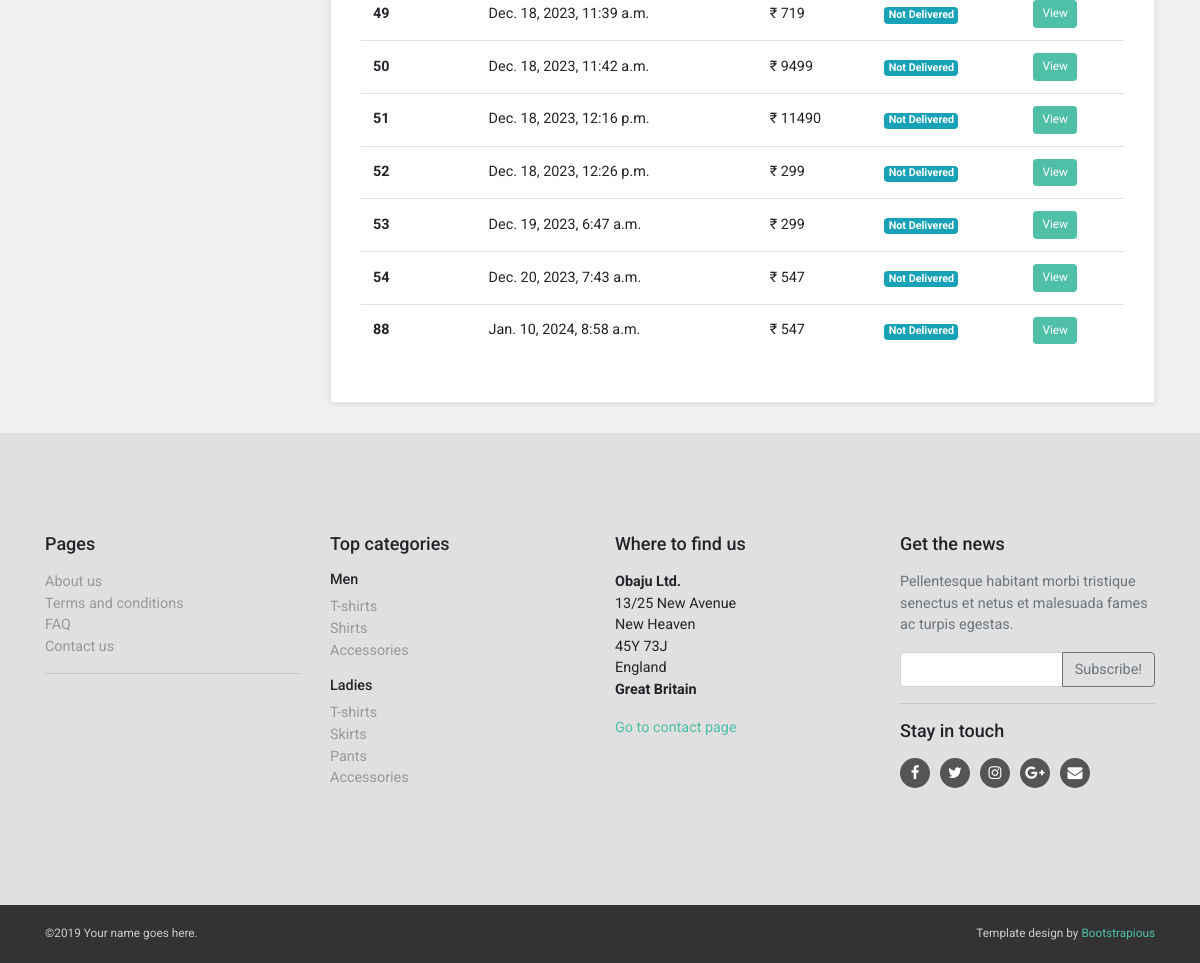
Page /orders/akash122 (signed in, lower part) on the earlier database version.
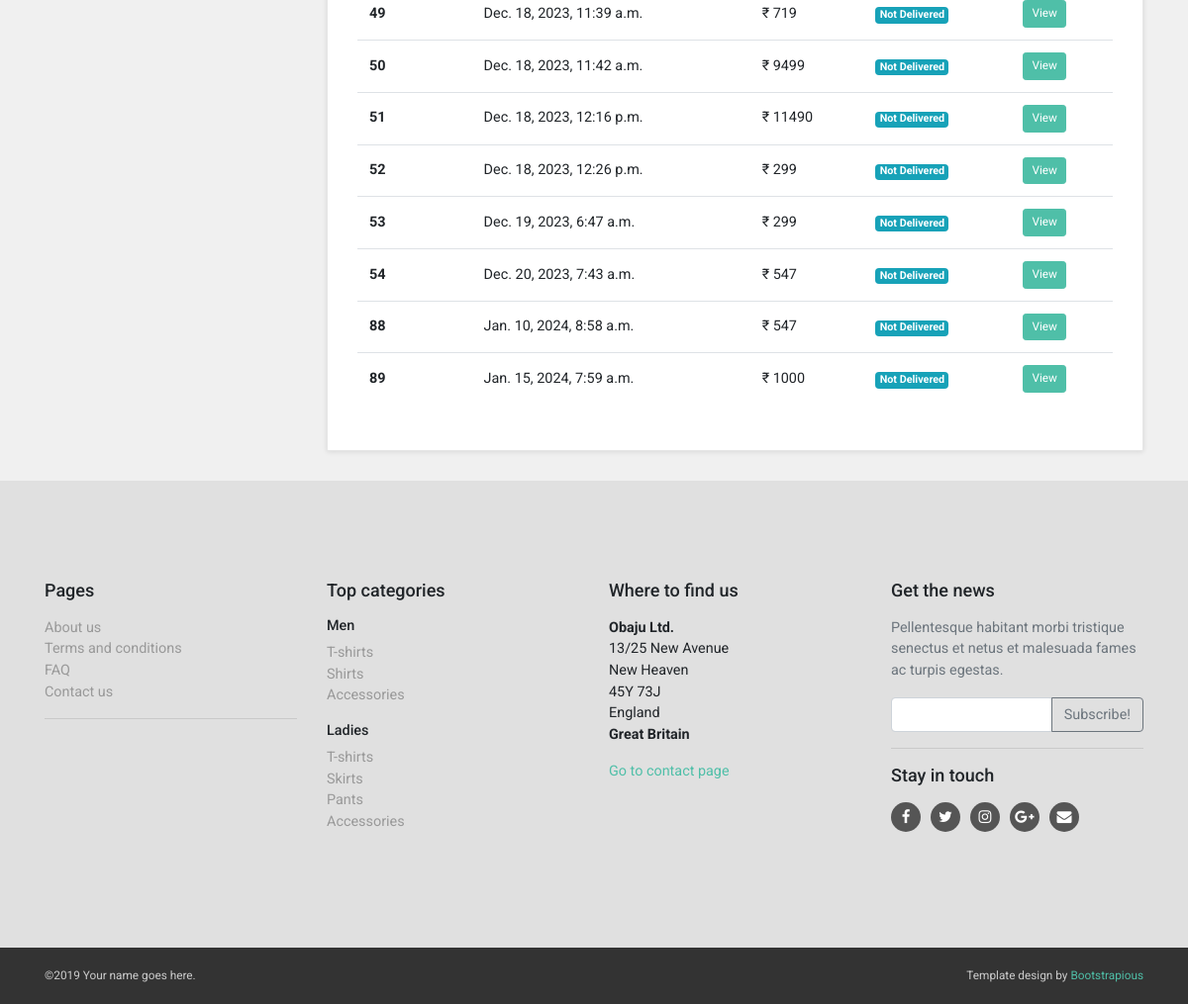
Same page on the later database version.
### orders/models.py (models this page shows, shortened)
class Order(models.Model):
    user = models.ForeignKey(User, on_delete=models.CASCADE)
    delivery_address = models.ForeignKey(Address, on_delete=models.SET_NULL, null=True)
    order_date = models.DateTimeField(auto_now_add=True)
    total_bill = models.IntegerField(blank=True, null=True)
    transaction_id = models.CharField(max_length=100, blank=True)
    payment_method = models.CharField(max_length=20, choices=payment_choices)
    is_delivered = models.BooleanField(default=False)
    is_confirmed = models.BooleanField(default=False)

### orders/views.py (the view)
# urls.py: path('orders/<str:id>', views.order),
@login_required(login_url='/register')
def order(request, id):
    price = {}
    data = Order.objects.filter(user=request.user)
    for x in data:
        sum = 0
        items = OrderItems.objects.filter(order=x)
        for y in items:
            sum += y.product.price * y.quantity
        price[x.id] = sum
    context = {
        'data' : data,
        'price' : price,
        'category' : ProductCategory.objects.all()
    }
    return render(request, 'order_template/customer-orders.html', context)

### account/models.py (called while the page is built)
    def __str__(self) -> str:
        return self.username

### templates/order_template/customer-orders.html (shortened to what this page needs)
{% extends '../base.html' %}
{% load static %}
{% block content %}
<div id="all">
  <div id="content">
    <div class="container">
      <div class="row">
        <div class="col-lg-3">
        </div>
        <div id="customer-orders" class="col-lg-9">
          <div class="box">
            <div class="table-responsive">
              <table class="table table-hover">
                <tbody>
                  {% for item in data %}
                  <tr>
                    <th>{{item.id}}</th>
                    <td>{{item.order_date}}</td>
                    <td>&#8377; {{ item.total_bill }}</td>
                    <td><span class="badge badge-info">{% if order.is_delivered == True %} Delivered {% else %} Not Delivered {% endif %}</span></td>
                    <td><a href="/order-details/{{user}}/{{item.id}}" class="btn btn-primary btn-sm">View</a></td>
                  </tr>
                  {% endfor %}
                </tbody>
              </table>
            </div>
          </div>
        </div>
      </div>
    </div>
  </div>
</div>
{% endblock %}

Differences in the rows shown:
added Order: id "89", order_date "Jan. 15, 2024, 7:59 a.m.", total_bill "1000"
